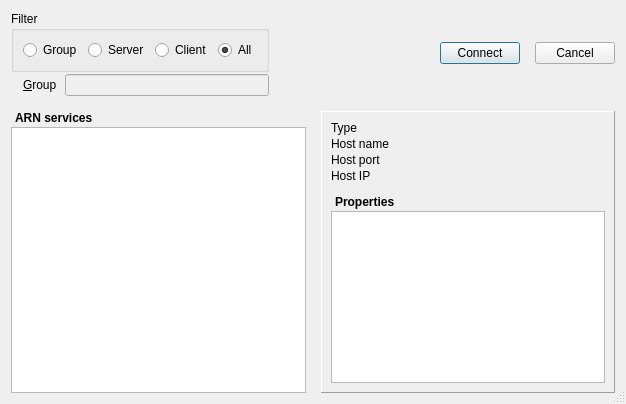
<?xml version="1.0" encoding="UTF-8"?>
<ui version="4.0">
 <class>DiscoverWindow</class>
 <widget class="QDialog" name="DiscoverWindow">
  <property name="geometry">
   <rect>
    <x>0</x>
    <y>0</y>
    <width>626</width>
    <height>404</height>
   </rect>
  </property>
  <property name="windowTitle">
   <string>Dialog</string>
  </property>
  <property name="sizeGripEnabled">
   <bool>true</bool>
  </property>
  <layout class="QVBoxLayout" name="verticalLayout">
   <property name="spacing">
    <number>15</number>
   </property>
   <item>
    <layout class="QHBoxLayout" name="horizontalLayout">
     <property name="spacing">
      <number>15</number>
     </property>
     <item>
      <layout class="QVBoxLayout" name="verticalLayout_7">
       <property name="spacing">
        <number>2</number>
       </property>
       <item>
        <widget class="QGroupBox" name="filterSelBox">
         <property name="sizePolicy">
          <sizepolicy hsizetype="Preferred" vsizetype="Preferred">
           <horstretch>0</horstretch>
           <verstretch>0</verstretch>
          </sizepolicy>
         </property>
         <property name="title">
          <string>Filter</string>
         </property>
         <layout class="QHBoxLayout" name="horizontalLayout_3">
          <item>
           <widget class="QRadioButton" name="filterGroupButton">
            <property name="text">
             <string>Group</string>
            </property>
           </widget>
          </item>
          <item>
           <widget class="QRadioButton" name="filterServerButton">
            <property name="text">
             <string>Server</string>
            </property>
           </widget>
          </item>
          <item>
           <widget class="QRadioButton" name="filterClientButton">
            <property name="text">
             <string>Client</string>
            </property>
            <property name="checked">
             <bool>false</bool>
            </property>
           </widget>
          </item>
          <item>
           <widget class="QRadioButton" name="filterAllButton">
            <property name="text">
             <string>All</string>
            </property>
            <property name="checked">
             <bool>true</bool>
            </property>
           </widget>
          </item>
         </layout>
        </widget>
       </item>
       <item>
        <layout class="QHBoxLayout" name="horizontalLayout_2">
         <property name="spacing">
          <number>8</number>
         </property>
         <property name="leftMargin">
          <number>12</number>
         </property>
         <property name="rightMargin">
          <number>0</number>
         </property>
         <item>
          <widget class="QLabel" name="groupText">
           <property name="text">
            <string>&amp;Group</string>
           </property>
           <property name="buddy">
            <cstring>groupEdit</cstring>
           </property>
          </widget>
         </item>
         <item>
          <widget class="QLineEdit" name="groupEdit">
           <property name="enabled">
            <bool>false</bool>
           </property>
          </widget>
         </item>
        </layout>
       </item>
      </layout>
     </item>
     <item>
      <spacer name="horizontalSpacer_2">
       <property name="orientation">
        <enum>Qt::Horizontal</enum>
       </property>
       <property name="sizeType">
        <enum>QSizePolicy::Expanding</enum>
       </property>
       <property name="sizeHint" stdset="0">
        <size>
         <width>40</width>
         <height>20</height>
        </size>
       </property>
      </spacer>
     </item>
     <item>
      <widget class="QPushButton" name="connectButton">
       <property name="text">
        <string>Connect</string>
       </property>
       <property name="icon">
        <iconset resource="files.qrc">
         <normaloff>:/pic/connect.png</normaloff>:/pic/connect.png</iconset>
       </property>
       <property name="iconSize">
        <size>
         <width>25</width>
         <height>24</height>
        </size>
       </property>
      </widget>
     </item>
     <item>
      <widget class="QPushButton" name="cancelButton">
       <property name="text">
        <string>Cancel</string>
       </property>
       <property name="icon">
        <iconset resource="files.qrc">
         <normaloff>:/pic/close.png</normaloff>:/pic/close.png</iconset>
       </property>
       <property name="iconSize">
        <size>
         <width>25</width>
         <height>24</height>
        </size>
       </property>
      </widget>
     </item>
    </layout>
   </item>
   <item>
    <layout class="QHBoxLayout" name="horizontalLayout_4">
     <property name="topMargin">
      <number>0</number>
     </property>
     <item>
      <layout class="QVBoxLayout" name="verticalLayout_4">
       <property name="spacing">
        <number>2</number>
       </property>
       <item>
        <widget class="QLabel" name="serviceTabText">
         <property name="font">
          <font>
           <family>Arial</family>
           <weight>75</weight>
           <bold>true</bold>
          </font>
         </property>
         <property name="text">
          <string>ARN services</string>
         </property>
         <property name="indent">
          <number>4</number>
         </property>
        </widget>
       </item>
       <item>
        <widget class="QListWidget" name="serviceTabView">
         <property name="editTriggers">
          <set>QAbstractItemView::NoEditTriggers</set>
         </property>
         <property name="showDropIndicator" stdset="0">
          <bool>false</bool>
         </property>
         <property name="selectionMode">
          <enum>QAbstractItemView::SingleSelection</enum>
         </property>
         <property name="resizeMode">
          <enum>QListView::Adjust</enum>
         </property>
         <property name="selectionRectVisible">
          <bool>true</bool>
         </property>
        </widget>
       </item>
      </layout>
     </item>
     <item>
      <widget class="QFrame" name="frame">
       <property name="minimumSize">
        <size>
         <width>200</width>
         <height>0</height>
        </size>
       </property>
       <property name="frameShape">
        <enum>QFrame::Panel</enum>
       </property>
       <property name="frameShadow">
        <enum>QFrame::Raised</enum>
       </property>
       <layout class="QVBoxLayout" name="verticalLayout_5">
        <property name="spacing">
         <number>2</number>
        </property>
        <item>
         <layout class="QGridLayout" name="gridLayout_3">
          <item row="2" column="0">
           <widget class="QLabel" name="hostPortText">
            <property name="text">
             <string>Host port</string>
            </property>
           </widget>
          </item>
          <item row="0" column="0">
           <widget class="QLabel" name="discoverTypeText">
            <property name="text">
             <string>Type</string>
            </property>
           </widget>
          </item>
          <item row="1" column="0">
           <widget class="QLabel" name="hostNameText">
            <property name="text">
             <string>Host name</string>
            </property>
           </widget>
          </item>
          <item row="0" column="1">
           <widget class="QLabel" name="discoverTypeValue">
            <property name="text">
             <string/>
            </property>
           </widget>
          </item>
          <item row="2" column="1">
           <widget class="QLabel" name="hostPortValue">
            <property name="text">
             <string/>
            </property>
           </widget>
          </item>
          <item row="1" column="1">
           <widget class="QLabel" name="hostNameValue">
            <property name="text">
             <string/>
            </property>
           </widget>
          </item>
          <item row="3" column="0">
           <widget class="QLabel" name="hostIpText">
            <property name="text">
             <string>Host IP</string>
            </property>
           </widget>
          </item>
          <item row="3" column="1">
           <widget class="QLabel" name="hostIpValue">
            <property name="text">
             <string/>
            </property>
           </widget>
          </item>
         </layout>
        </item>
        <item>
         <spacer name="verticalSpacer_2">
          <property name="orientation">
           <enum>Qt::Vertical</enum>
          </property>
          <property name="sizeType">
           <enum>QSizePolicy::Minimum</enum>
          </property>
          <property name="sizeHint" stdset="0">
           <size>
            <width>20</width>
            <height>10</height>
           </size>
          </property>
         </spacer>
        </item>
        <item>
         <widget class="QLabel" name="propertyText">
          <property name="font">
           <font>
            <family>Arial</family>
            <weight>75</weight>
            <bold>true</bold>
           </font>
          </property>
          <property name="text">
           <string>Properties</string>
          </property>
          <property name="indent">
           <number>4</number>
          </property>
         </widget>
        </item>
        <item>
         <widget class="QListWidget" name="propertyTabView">
          <property name="editTriggers">
           <set>QAbstractItemView::NoEditTriggers</set>
          </property>
          <property name="selectionMode">
           <enum>QAbstractItemView::NoSelection</enum>
          </property>
         </widget>
        </item>
       </layout>
      </widget>
     </item>
    </layout>
   </item>
  </layout>
 </widget>
 <resources>
  <include location="files.qrc"/>
 </resources>
 <connections/>
</ui>
